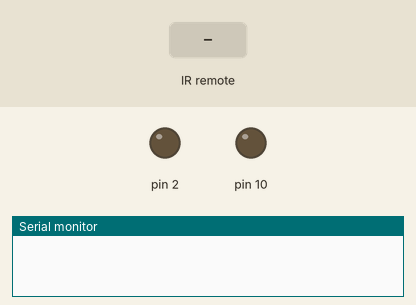
Simulated run of this sketch. Board: Arduino Uno, built with avr-gcc and run on an emulated ATmega328P. Parts: output pins drawn as LEDs (lit = HIGH), the last lines printed to the serial monitor. The inputs (shaded band) are chosen by the test bench.

Above: at 1.2 s.
1.3 s: infrared code 0x2FD807F received
At 2.5 s:
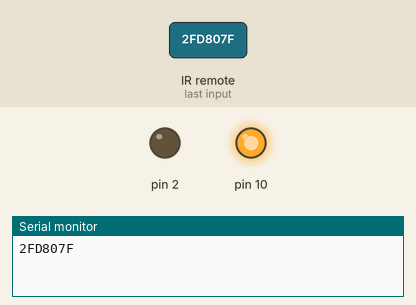
2.8 s: infrared code 0x2FD40BF received
At 3.7 s:
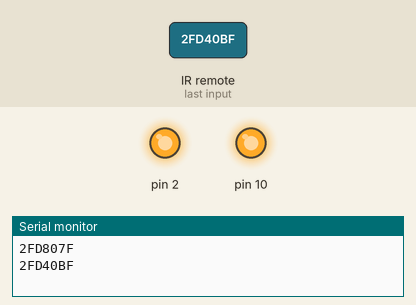
4.3 s: infrared code 0x2FD807F received
At 4.8 s:
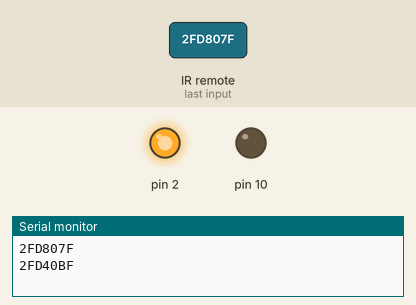
Timing chart, 0 to 7.3 s (numbered marks = the images above; inputs shaded):
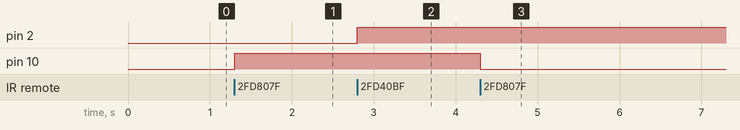

Measured:
- after the input at 1.3 s, pin 10: LOW → HIGH at once
- after the input at 2.8 s, pin 2: LOW → HIGH at once
- after the input at 4.3 s, pin 10: HIGH → LOW at once

The sketch:

IR_on_off.ino
```cpp
// (licence header left out)
#include <IRremote.h>

int RECV_PIN = 11;

IRrecv irrecv(RECV_PIN);

decode_results results;
int c=0;
int d=0;
int led=10;
int led1=2;

void setup()
{
  Serial.begin(9600);
  irrecv.enableIRIn();
  pinMode(10,OUTPUT);
  pinMode(2,OUTPUT);
  // Start the receiver
}

void loop() {
  if (irrecv.decode(&results)) {
   // Serial.println(results.value, HEX);
   if(results.value==0x2FD807F)
   {
    if(c==0)
    {
      Serial.println(results.value, HEX);
      digitalWrite(10,HIGH);
      c=1;
    }
    else
    {
     digitalWrite(10,LOW);
     c=0;
    }
   }
   if(results.value==0x2FD40BF)
   {
    if(d==0)
    {
      Serial.println(results.value, HEX);

     digitalWrite(2,HIGH);
      d=1;
    }
    else
    {
     digitalWrite(2,LOW);
     d=0;
    }
   }
    irrecv.resume(); // Receive the next value
  }
}
```
